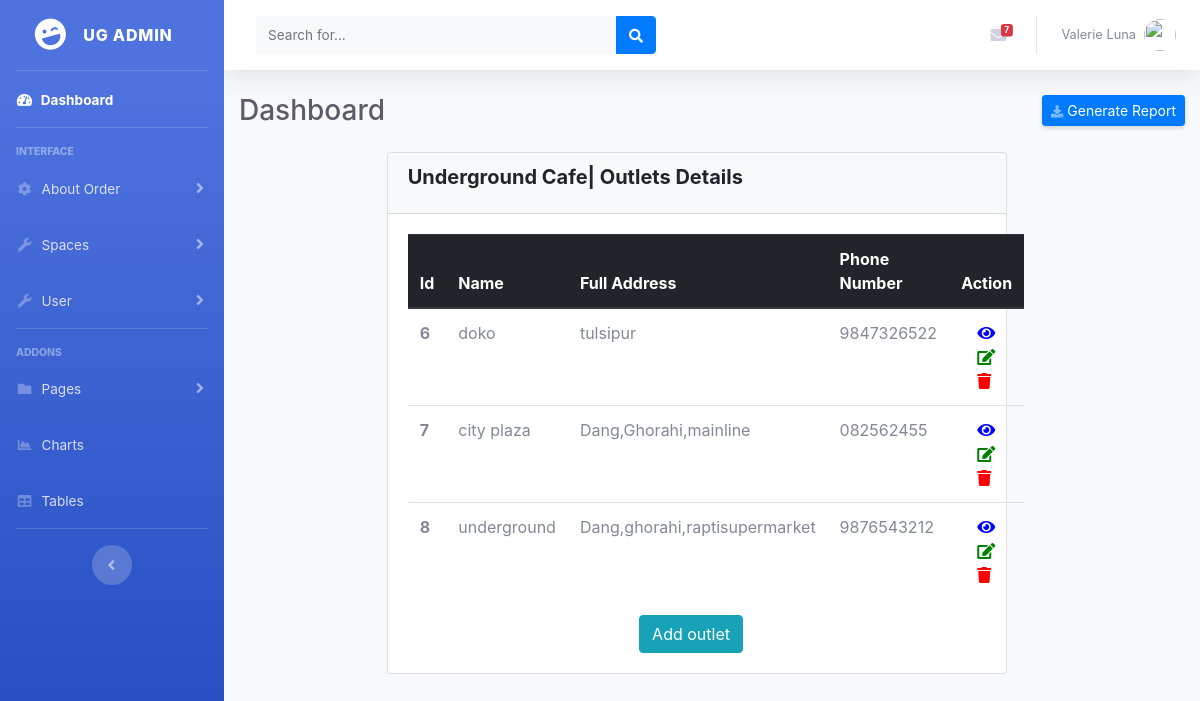
The page /spaces/outlets/ on the database its author committed.
### spaces/models.py (models this page shows)
class Outlet(models.Model):
    name=models.CharField(max_length=255,unique=True)
    full_address=models.CharField(max_length=255)
    phone_no=models.CharField(max_length=10)
    def __str__(self):
        return self.name

### spaces/views.py (the view)
# urls.py: path('outlets/',views.get_outlet,name='list_outlets'),
def get_outlet(request):
    outlets= Outlet.objects.all()
    print(outlets)
    return render(request, 'listoutlet.html', {'outlets': outlets})

### templates/listoutlet.html (shortened to what this page needs)
{% extends 'base.html' %}
{% load static %}
{% load crispy_forms_tags %}
{% block content %}
        <div class="row">
            <div class="col-md-2"></div>
            <div class="col-md-8">
                <div class="card">
                    <div class="card-header bg-light">
                        <h5 class="card-title" style="font-weight: bold">Underground Cafe| Outlets Details</h5>
                        </div>
                            <div class="card-body table-full-width">
                                <table class="table">
                                    <thead class="thead-dark">
                                        <tr>
                                            <th scope="col">Id</th>
                                            <th scope="col">Name</th>
                                            <th scope="col">Full Address</th>
                                            <th scope="col">Phone Number</th>
                                            <th scope="col">Action</th>
                                        </tr>
                                    </thead>
                                    <tbody>
                                       {% for outlet in outlets %}
                                        <tr>
                                            <th scope="row">{{outlet.id}}</th>
                                            <td>{{outlet.name}}</td>
                                            <td>{{outlet.full_address}}</td>
                                            <td>{{outlet.phone_no}}</td>
                                            <td>
                                                <a href="#" data-toggle="modal" data-target="#{{outlet.id}}" class="delete" title="Delete" data-toggle="tooltip"><i class="fas fa-eye ml-3" style="color:blue"></i></a>
                                                <a href="{% url 'update_outlet' outlet.id %}" class="edit" title="Edit" data-toggle="tooltip"><i class="fas fa-edit ml-3" style="color:Green"></i></a>
                                                <a href="{% url 'delete_outlet' outlet.id %}" class="delete" title="Delete" data-toggle="tooltip"><i class="fas fa-trash ml-3" style="color:red"></i></a>
                                            </td>
                                        </tr>
                                        {% endfor %}
                                    </tbody>
                                </table>
                                <a class="btn btn-info btn-fill" style="margin-left: 40%" href="{% url 'add_outlet' %}">
                                    Add outlet</a>
                            </div>
                        </div>
                    </div>
                <div class="col-md-2"></div>
            </div>
{% endblock %}

### rows shown on the page
Outlet: id "6", name "doko", full_address "tulsipur", phone_no "9847326522"
Outlet: id "7", name "city plaza", full_address "Dang,Ghorahi,mainline", phone_no "082562455"
Outlet: id "8", name "underground", full_address "Dang,ghorahi,raptisupermarket", phone_no "9876543212"
